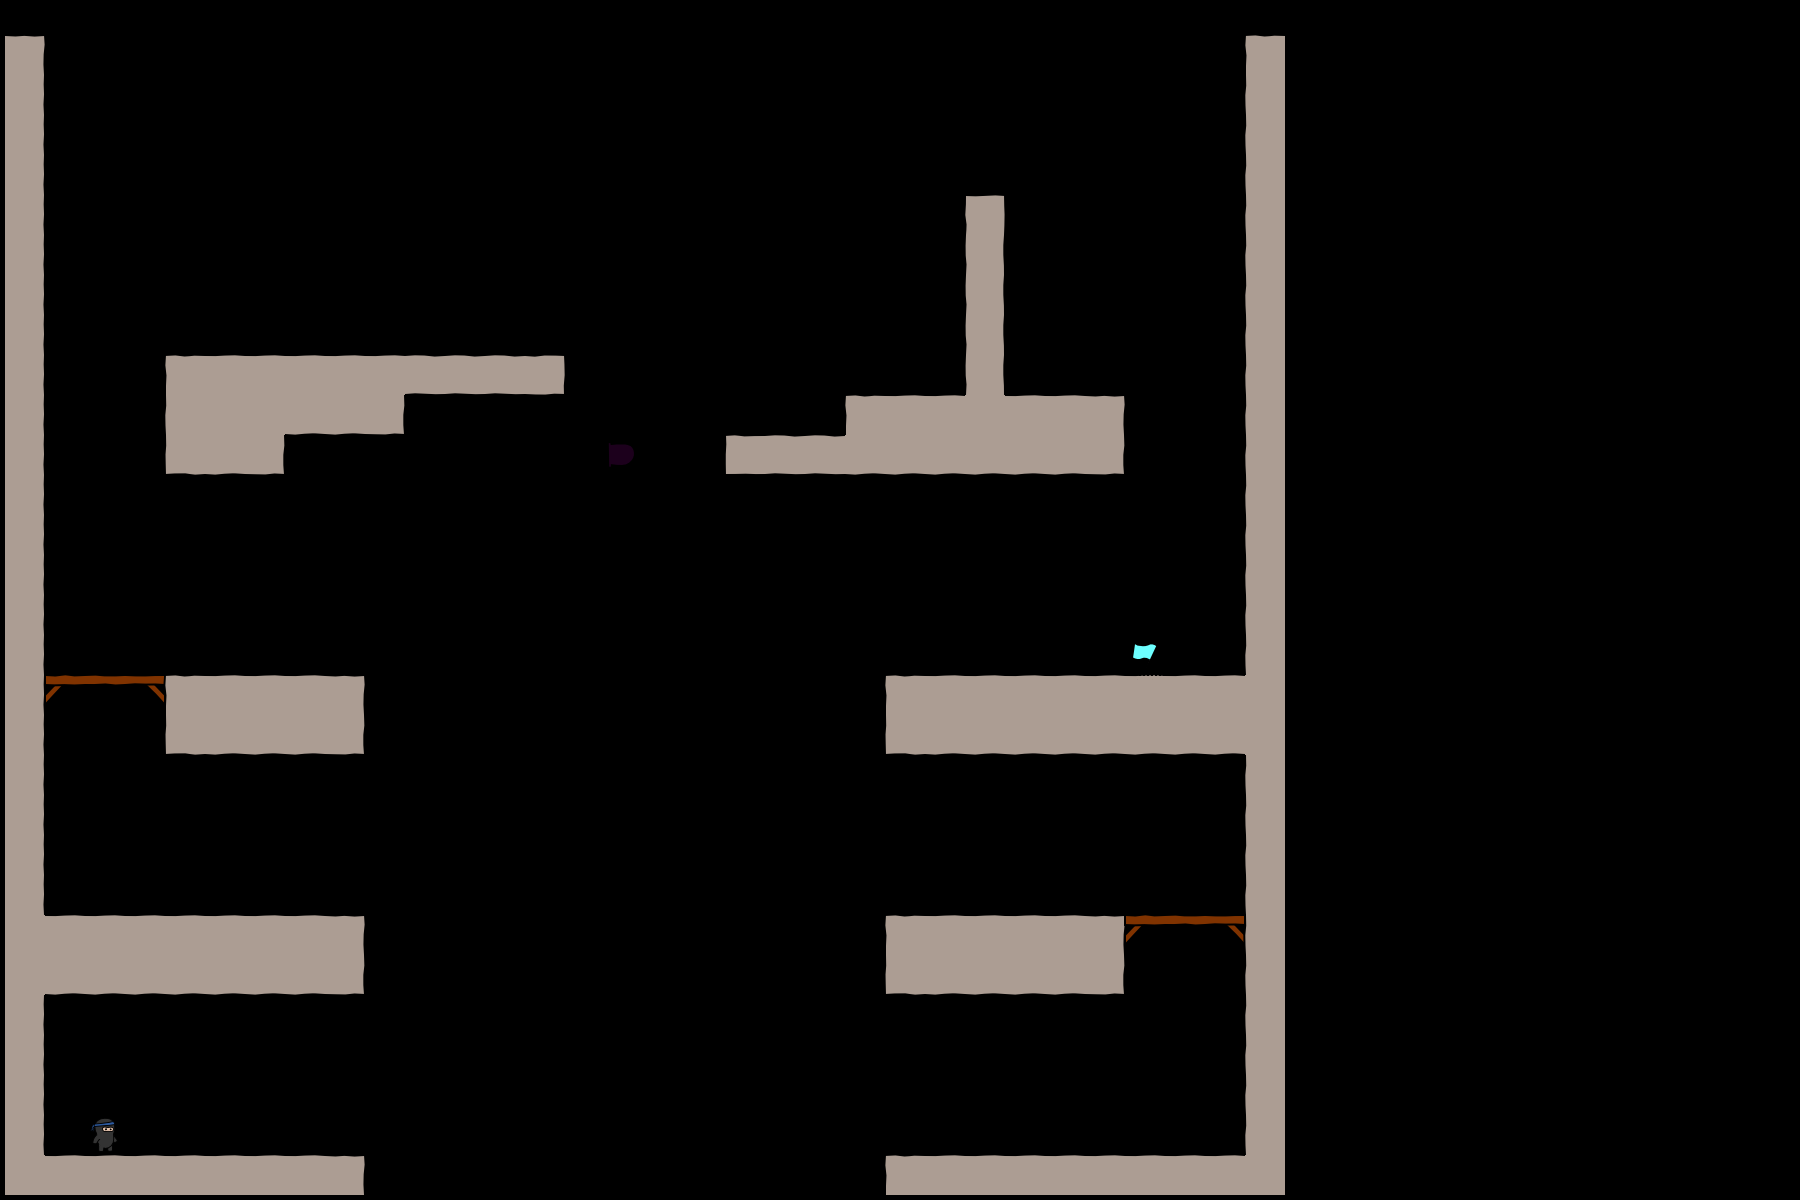

Rendered tile map (Tiled .tmx) drawn with the repository's tilesets; below, a short description and the full map source, tile grids included:
An orthogonal 45x30 tile map with 40x40 px tiles, 3 tile layers (bg, objects, fg), 2 tilesets.

<map version="1.0" orientation="orthogonal" width="45" height="30" tilewidth="40" tileheight="40">
 <tileset firstgid="1" name="world1" tilewidth="50" tileheight="50">
  <image source="world1.png" width="400" height="400" />
 </tileset>
 <tileset firstgid="65" name="objectpalette" tilewidth="50" tileheight="50">
  <image source="objectpalette.png" width="400" height="400" />
 </tileset>
 <layer name="bg" width="32" height="30">
  <data encoding="csv">  0,0,0,0,0,0,0,0,0,0,0,0,0,0,0,0,0,0,0,0,0,0,0,0,0,0,0,0,0,0,0,0,
  11,0,0,0,0,0,0,0,0,0,0,0,0,0,0,0,0,0,0,0,0,0,0,0,0,0,0,0,0,0,0,9,
  19,0,0,0,0,0,0,0,0,0,0,0,0,0,0,0,0,0,0,0,0,0,0,0,0,0,0,0,0,0,0,17,
  19,0,0,0,0,0,0,0,0,0,0,0,0,0,0,0,0,0,0,0,0,0,0,0,0,0,0,0,0,0,0,17,
  19,0,0,0,0,0,0,0,0,0,0,0,0,0,0,0,0,0,0,0,0,0,0,0,0,0,0,0,0,0,0,17,
  19,0,0,0,0,0,0,0,0,0,0,0,0,0,0,0,0,0,0,0,0,0,0,0,12,0,0,0,0,0,0,17,
  19,0,0,0,0,0,0,0,0,0,0,0,0,0,0,0,0,0,0,0,0,0,0,0,20,0,0,0,0,0,0,17,
  19,0,0,0,0,0,0,0,0,0,0,0,0,0,0,0,0,0,0,0,0,0,0,0,20,0,0,0,0,0,0,17,
  19,0,0,0,0,0,0,0,0,0,0,0,0,0,0,0,0,0,0,0,0,0,0,0,20,0,0,0,0,0,0,17,
  19,0,0,0,9,10,10,10,10,10,2,2,2,3,0,0,0,0,0,0,0,0,0,0,20,0,0,0,0,0,0,17,
  19,0,0,0,17,18,18,26,26,27,0,0,0,0,0,0,0,0,0,0,0,9,10,10,18,10,10,11,0,0,0,17,
  19,0,0,0,25,26,27,0,0,0,0,0,0,0,0,0,0,0,1,2,2,26,26,26,26,26,26,27,0,0,0,17,
  19,0,0,0,0,0,0,0,0,0,0,0,0,0,0,0,0,0,0,0,0,0,0,0,0,0,0,0,0,0,0,17,
  19,0,0,0,0,0,0,0,0,0,0,0,0,0,0,0,0,0,0,0,0,0,0,0,0,0,0,0,0,0,0,17,
  19,0,0,0,0,0,0,0,0,0,0,0,0,0,0,0,0,0,0,0,0,0,0,0,0,0,0,0,0,0,0,17,
  19,0,0,0,0,0,0,0,0,0,0,0,0,0,0,0,0,0,0,0,0,0,0,0,0,0,0,0,0,0,0,17,
  19,0,0,0,0,0,0,0,0,0,0,0,0,0,0,0,0,0,0,0,0,0,0,0,0,0,0,0,0,0,0,17,
  19,6,7,8,9,10,10,10,11,0,0,0,0,0,0,0,0,0,0,0,0,0,9,10,10,10,10,10,10,10,10,18,
  19,0,0,0,25,26,26,26,27,0,0,0,0,0,0,0,0,0,0,0,0,0,25,26,26,26,26,26,26,26,26,18,
  19,0,0,0,0,0,0,0,0,0,0,0,0,0,0,0,0,0,0,0,0,0,0,0,0,0,0,0,0,0,0,17,
  19,0,0,0,0,0,0,0,0,0,0,0,0,0,0,0,0,0,0,0,0,0,0,0,0,0,0,0,0,0,0,17,
  19,0,0,0,0,0,0,0,0,0,0,0,0,0,0,0,0,0,0,0,0,0,0,0,0,0,0,0,0,0,0,17,
  19,0,0,0,0,0,0,0,0,0,0,0,0,0,0,0,0,0,0,0,0,0,0,0,0,0,0,0,0,0,0,17,
  18,10,10,10,10,10,10,10,11,0,0,0,0,0,0,0,0,0,0,0,0,0,9,10,10,10,10,11,6,7,8,17,
  18,26,26,26,26,26,26,26,27,0,0,0,0,0,0,0,0,0,0,0,0,0,25,26,26,26,26,27,0,0,0,17,
  19,0,0,0,0,0,0,0,0,0,0,0,0,0,0,0,0,0,0,0,0,0,0,0,0,0,0,0,0,0,0,17,
  19,0,0,0,0,0,0,0,0,0,0,0,0,0,0,0,0,0,0,0,0,0,0,0,0,0,0,0,0,0,0,17,
  19,0,0,0,0,0,0,0,0,0,0,0,0,0,0,0,0,0,0,0,0,0,0,0,0,0,0,0,0,0,0,17,
  19,0,0,0,0,0,0,0,0,0,0,0,0,0,0,0,0,0,0,0,0,0,0,0,0,0,0,0,0,0,0,17,
  18,10,10,10,10,10,10,10,11,0,0,0,0,0,0,0,0,0,0,0,0,0,9,10,10,10,10,10,10,10,10,18
</data>
 </layer>
 <layer name="objects" width="32" height="30">
  <data encoding="csv">
  0,0,0,0,0,0,0,0,0,0,0,0,0,0,0,0,0,0,0,0,0,0,0,0,0,0,0,0,0,0,0,0,
  0,0,0,0,0,0,0,0,0,0,0,0,0,0,0,0,0,0,0,0,0,0,0,0,0,0,0,0,0,0,0,0,
  0,0,0,0,0,0,0,0,0,0,0,0,0,0,0,0,0,0,0,0,0,0,0,0,0,0,0,0,0,0,0,0,
  0,0,0,0,0,0,0,0,0,0,0,0,0,0,0,0,0,0,0,0,0,0,0,0,0,0,0,0,0,0,0,0,
  0,0,0,0,0,0,0,0,0,0,0,0,0,0,0,0,0,0,0,0,0,0,0,0,0,0,0,0,0,0,0,0,
  0,0,0,0,0,0,0,0,0,0,0,0,0,0,0,0,0,0,0,0,0,0,0,0,0,0,0,0,0,0,0,0,
  0,0,0,0,0,0,0,0,0,0,0,0,0,0,0,0,0,0,0,0,0,0,0,0,0,0,0,0,0,0,0,0,
  0,0,0,0,0,0,0,0,0,0,0,0,0,0,0,0,0,0,0,0,0,0,0,0,0,0,0,0,0,0,0,0,
  0,0,0,0,0,0,0,0,0,0,0,0,0,0,0,0,0,0,0,0,0,0,0,0,0,0,0,0,0,0,0,0,
  0,0,0,0,0,0,0,0,0,0,0,0,0,0,0,0,0,0,0,0,0,0,0,0,0,0,0,0,0,0,0,0,
  0,0,0,0,0,0,0,0,0,0,0,0,0,0,0,0,0,0,0,0,0,0,0,0,0,0,0,0,0,0,0,0,
  0,0,0,0,0,0,0,0,0,0,0,0,0,0,0,77,0,0,0,0,0,0,0,0,0,0,0,0,0,0,0,0,
  0,0,0,0,0,0,0,0,0,0,0,0,0,0,0,0,0,0,0,0,0,0,0,0,0,0,0,0,0,0,0,0,
  0,0,0,0,0,0,0,0,0,0,0,0,0,0,0,0,0,0,0,0,0,0,0,0,0,0,0,0,0,0,0,0,
  0,0,0,0,0,0,0,0,0,0,0,0,0,0,0,0,0,0,0,0,0,0,0,0,0,0,0,0,0,0,0,0,
  0,0,0,0,0,0,0,0,0,0,0,0,0,0,0,0,0,0,0,0,0,0,0,0,0,0,0,0,0,0,0,0,
  0,0,0,0,0,0,0,0,0,0,0,0,0,0,0,0,0,0,0,0,0,0,0,0,0,0,0,0,66,0,0,0,
  0,0,0,0,0,0,0,0,0,0,0,0,0,0,0,0,0,0,0,0,0,0,0,0,0,0,0,0,0,0,0,0,
  0,0,0,0,0,0,0,0,0,0,0,0,0,0,0,0,0,0,0,0,0,0,0,0,0,0,0,0,0,0,0,0,
  0,0,0,0,0,0,0,0,0,0,0,0,0,0,0,0,0,0,0,0,0,0,0,0,0,0,0,0,0,0,0,0,
  0,0,0,0,0,0,0,0,0,0,0,0,0,0,0,0,0,0,0,0,0,0,0,0,0,0,0,0,0,0,0,0,
  0,0,0,0,0,0,0,0,0,0,0,0,0,0,0,0,0,0,0,0,0,0,0,0,0,0,0,0,0,0,0,0,
  0,0,0,0,0,0,0,0,0,0,0,0,0,0,0,0,0,0,0,0,0,0,0,0,0,0,0,0,0,0,0,0,
  0,0,0,0,0,0,0,0,0,0,0,0,0,0,0,0,0,0,0,0,0,0,0,0,0,0,0,0,0,0,0,0,
  0,0,0,0,0,0,0,0,0,0,0,0,0,0,0,0,0,0,0,0,0,0,0,0,0,0,0,0,0,0,0,0,
  0,0,0,0,0,0,0,0,0,0,0,0,0,0,0,0,0,0,0,0,0,0,0,0,0,0,0,0,0,0,0,0,
  0,0,0,0,0,0,0,0,0,0,0,0,0,0,0,0,0,0,0,0,0,0,0,0,0,0,0,0,0,0,0,0,
  0,0,0,0,0,0,0,0,0,0,0,0,0,0,0,0,0,0,0,0,0,0,0,0,0,0,0,0,0,0,0,0,
  0,0,65,0,0,0,0,0,0,0,0,0,0,0,0,0,0,0,0,0,0,0,0,0,0,0,0,0,0,0,0,0,
  0,0,0,0,0,0,0,0,0,0,0,0,0,0,0,0,0,0,0,0,0,0,0,0,0,0,0,0,0,0,0,0
</data>
 </layer>
 <layer name="fg" width="32" height="30">
  <data encoding="csv">
  0,0,0,0,0,0,0,0,0,0,0,0,0,0,0,0,0,0,0,0,0,0,0,0,0,0,0,0,0,0,0,0,
  0,0,0,0,0,0,0,0,0,0,0,0,0,0,0,0,0,0,0,0,0,0,0,0,0,0,0,0,0,0,0,0,
  0,0,0,0,0,0,0,0,0,0,0,0,0,0,0,0,0,0,0,0,0,0,0,0,0,0,0,0,0,0,0,0,
  0,0,0,0,0,0,0,0,0,0,0,0,0,0,0,0,0,0,0,0,0,0,0,0,0,0,0,0,0,0,0,0,
  0,0,0,0,0,0,0,0,0,0,0,0,0,0,0,0,0,0,0,0,0,0,0,0,0,0,0,0,0,0,0,0,
  0,0,0,0,0,0,0,0,0,0,0,0,0,0,0,0,0,0,0,0,0,0,0,0,0,0,0,0,0,0,0,0,
  0,0,0,0,0,0,0,0,0,0,0,0,0,0,0,0,0,0,0,0,0,0,0,0,0,0,0,0,0,0,0,0,
  0,0,0,0,0,0,0,0,0,0,0,0,0,0,0,0,0,0,0,0,0,0,0,0,0,0,0,0,0,0,0,0,
  0,0,0,0,0,0,0,0,0,0,0,0,0,0,0,0,0,0,0,0,0,0,0,0,0,0,0,0,0,0,0,0,
  0,0,0,0,0,0,0,0,0,0,0,0,0,0,0,0,0,0,0,0,0,0,0,0,0,0,0,0,0,0,0,0,
  0,0,0,0,0,0,0,0,0,0,0,0,0,0,0,0,0,0,0,0,0,0,0,0,0,0,0,0,0,0,0,0,
  0,0,0,0,0,0,0,0,0,0,0,0,0,0,0,0,0,0,0,0,0,0,0,0,0,0,0,0,0,0,0,0,
  0,0,0,0,0,0,0,0,0,0,0,0,0,0,0,0,0,0,0,0,0,0,0,0,0,0,0,0,0,0,0,0,
  0,0,0,0,0,0,0,0,0,0,0,0,0,0,0,0,0,0,0,0,0,0,0,0,0,0,0,0,0,0,0,0,
  0,0,0,0,0,0,0,0,0,0,0,0,0,0,0,0,0,0,0,0,0,0,0,0,0,0,0,0,0,0,0,0,
  0,0,0,0,0,0,0,0,0,0,0,0,0,0,0,0,0,0,0,0,0,0,0,0,0,0,0,0,0,0,0,0,
  0,0,0,0,0,0,0,0,0,0,0,0,0,0,0,0,0,0,0,0,0,0,0,0,0,0,0,0,0,0,0,0,
  0,0,0,0,0,0,0,0,0,0,0,0,0,0,0,0,0,0,0,0,0,0,0,0,0,0,0,0,0,0,0,0,
  0,0,0,0,0,0,0,0,0,0,0,0,0,0,0,0,0,0,0,0,0,0,0,0,0,0,0,0,0,0,0,0,
  0,0,0,0,0,0,0,0,0,0,0,0,0,0,0,0,0,0,0,0,0,0,0,0,0,0,0,0,0,0,0,0,
  0,0,0,0,0,0,0,0,0,0,0,0,0,0,0,0,0,0,0,0,0,0,0,0,0,0,0,0,0,0,0,0,
  0,0,0,0,0,0,0,0,0,0,0,0,0,0,0,0,0,0,0,0,0,0,0,0,0,0,0,0,0,0,0,0,
  0,0,0,0,0,0,0,0,0,0,0,0,0,0,0,0,0,0,0,0,0,0,0,0,0,0,0,0,0,0,0,0,
  0,0,0,0,0,0,0,0,0,0,0,0,0,0,0,0,0,0,0,0,0,0,0,0,0,0,0,0,0,0,0,0,
  0,0,0,0,0,0,0,0,0,0,0,0,0,0,0,0,0,0,0,0,0,0,0,0,0,0,0,0,0,0,0,0,
  0,0,0,0,0,0,0,0,0,0,0,0,0,0,0,0,0,0,0,0,0,0,0,0,0,0,0,0,0,0,0,0,
  0,0,0,0,0,0,0,0,0,0,0,0,0,0,0,0,0,0,0,0,0,0,0,0,0,0,0,0,0,0,0,0,
  0,0,0,0,0,0,0,0,0,0,0,0,0,0,0,0,0,0,0,0,0,0,0,0,0,0,0,0,0,0,0,0,
  0,0,0,0,0,0,0,0,0,0,0,0,0,0,0,0,0,0,0,0,0,0,0,0,0,0,0,0,0,0,0,0,
  0,0,0,0,0,0,0,0,0,0,0,0,0,0,0,0,0,0,0,0,0,0,0,0,0,0,0,0,0,0,0,0
</data>
 </layer>
</map>
